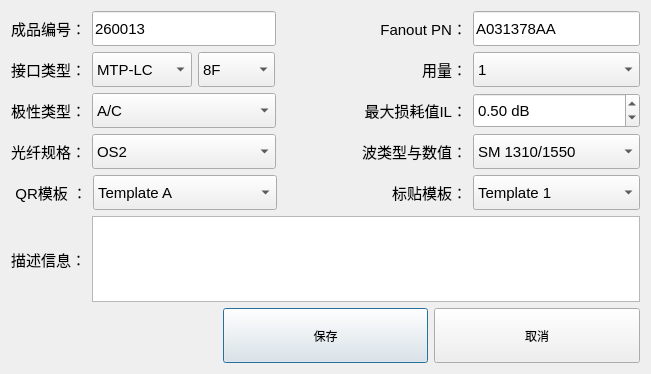
<?xml version="1.0" encoding="UTF-8"?>
<ui version="4.0">
 <class>NewTemDlg</class>
 <widget class="QDialog" name="NewTemDlg">
  <property name="geometry">
   <rect>
    <x>0</x>
    <y>0</y>
    <width>651</width>
    <height>374</height>
   </rect>
  </property>
  <property name="minimumSize">
   <size>
    <width>0</width>
    <height>55</height>
   </size>
  </property>
  <property name="windowTitle">
   <string>Dialog</string>
  </property>
  <layout class="QGridLayout" name="gridLayout">
   <item row="0" column="0" colspan="3">
    <layout class="QHBoxLayout" name="horizontalLayout_34">
     <item>
      <layout class="QHBoxLayout" name="horizontalLayout_35">
       <item>
        <widget class="QLabel" name="labelPN_4">
         <property name="font">
          <font>
           <pointsize>11</pointsize>
          </font>
         </property>
         <property name="text">
          <string>成品编号：</string>
         </property>
        </widget>
       </item>
       <item>
        <widget class="QLineEdit" name="EditPN">
         <property name="minimumSize">
          <size>
           <width>184</width>
           <height>35</height>
          </size>
         </property>
         <property name="font">
          <font>
           <pointsize>11</pointsize>
          </font>
         </property>
         <property name="text">
          <string>260013</string>
         </property>
        </widget>
       </item>
      </layout>
     </item>
     <item>
      <spacer name="horizontalSpacer_16">
       <property name="orientation">
        <enum>Qt::Horizontal</enum>
       </property>
       <property name="sizeHint" stdset="0">
        <size>
         <width>40</width>
         <height>20</height>
        </size>
       </property>
      </spacer>
     </item>
     <item>
      <layout class="QHBoxLayout" name="horizontalLayout_36">
       <item>
        <widget class="QLabel" name="labelPartCode_4">
         <property name="minimumSize">
          <size>
           <width>167</width>
           <height>0</height>
          </size>
         </property>
         <property name="font">
          <font>
           <pointsize>11</pointsize>
          </font>
         </property>
         <property name="layoutDirection">
          <enum>Qt::RightToLeft</enum>
         </property>
         <property name="frameShape">
          <enum>QFrame::NoFrame</enum>
         </property>
         <property name="text">
          <string>Fanout PN：</string>
         </property>
         <property name="alignment">
          <set>Qt::AlignRight|Qt::AlignTrailing|Qt::AlignVCenter</set>
         </property>
        </widget>
       </item>
       <item>
        <widget class="QLineEdit" name="FanoutPN">
         <property name="minimumSize">
          <size>
           <width>167</width>
           <height>35</height>
          </size>
         </property>
         <property name="font">
          <font>
           <pointsize>11</pointsize>
          </font>
         </property>
         <property name="text">
          <string>A031378AA</string>
         </property>
        </widget>
       </item>
      </layout>
     </item>
    </layout>
   </item>
   <item row="3" column="0" colspan="3">
    <layout class="QHBoxLayout" name="horizontalLayout_42">
     <item>
      <layout class="QHBoxLayout" name="layoutFiberSpec_7">
       <item>
        <widget class="QLabel" name="labelFiberSpec_7">
         <property name="font">
          <font>
           <pointsize>11</pointsize>
          </font>
         </property>
         <property name="text">
          <string>光纤规格：</string>
         </property>
        </widget>
       </item>
       <item>
        <widget class="QComboBox" name="FiberSpec">
         <property name="sizePolicy">
          <sizepolicy hsizetype="Preferred" vsizetype="Minimum">
           <horstretch>0</horstretch>
           <verstretch>0</verstretch>
          </sizepolicy>
         </property>
         <property name="minimumSize">
          <size>
           <width>184</width>
           <height>35</height>
          </size>
         </property>
         <property name="font">
          <font>
           <pointsize>11</pointsize>
          </font>
         </property>
         <item>
          <property name="text">
           <string>OS2</string>
          </property>
         </item>
         <item>
          <property name="text">
           <string>OM4 Aqua</string>
          </property>
         </item>
         <item>
          <property name="text">
           <string>OM4 HV</string>
          </property>
         </item>
         <item>
          <property name="text">
           <string>OM5</string>
          </property>
         </item>
        </widget>
       </item>
      </layout>
     </item>
     <item>
      <spacer name="horizontalSpacer_19">
       <property name="orientation">
        <enum>Qt::Horizontal</enum>
       </property>
       <property name="sizeHint" stdset="0">
        <size>
         <width>40</width>
         <height>20</height>
        </size>
       </property>
      </spacer>
     </item>
     <item>
      <layout class="QHBoxLayout" name="layoutWave_7">
       <item>
        <widget class="QLabel" name="labelWave_7">
         <property name="minimumSize">
          <size>
           <width>167</width>
           <height>0</height>
          </size>
         </property>
         <property name="font">
          <font>
           <pointsize>11</pointsize>
          </font>
         </property>
         <property name="layoutDirection">
          <enum>Qt::RightToLeft</enum>
         </property>
         <property name="text">
          <string>波类型与数值：</string>
         </property>
         <property name="alignment">
          <set>Qt::AlignRight|Qt::AlignTrailing|Qt::AlignVCenter</set>
         </property>
        </widget>
       </item>
       <item>
        <widget class="QComboBox" name="WaveLambda">
         <property name="minimumSize">
          <size>
           <width>167</width>
           <height>35</height>
          </size>
         </property>
         <property name="font">
          <font>
           <pointsize>11</pointsize>
          </font>
         </property>
         <item>
          <property name="text">
           <string>SM 1310/1550</string>
          </property>
         </item>
         <item>
          <property name="text">
           <string>MM 850/1300</string>
          </property>
         </item>
        </widget>
       </item>
      </layout>
     </item>
    </layout>
   </item>
   <item row="6" column="1">
    <widget class="QPushButton" name="saveBtn">
     <property name="minimumSize">
      <size>
       <width>0</width>
       <height>55</height>
      </size>
     </property>
     <property name="text">
      <string>保存</string>
     </property>
    </widget>
   </item>
   <item row="4" column="0" colspan="3">
    <layout class="QHBoxLayout" name="horizontalLayout_43">
     <item>
      <layout class="QHBoxLayout" name="layoutFiberSpec_8">
       <item>
        <widget class="QLabel" name="labelFiberSpec_8">
         <property name="font">
          <font>
           <pointsize>11</pointsize>
          </font>
         </property>
         <property name="text">
          <string> QR模板 ：</string>
         </property>
         <property name="alignment">
          <set>Qt::AlignRight|Qt::AlignTrailing|Qt::AlignVCenter</set>
         </property>
        </widget>
       </item>
       <item>
        <widget class="QComboBox" name="QRTem">
         <property name="sizePolicy">
          <sizepolicy hsizetype="Preferred" vsizetype="Minimum">
           <horstretch>0</horstretch>
           <verstretch>0</verstretch>
          </sizepolicy>
         </property>
         <property name="minimumSize">
          <size>
           <width>184</width>
           <height>35</height>
          </size>
         </property>
         <property name="font">
          <font>
           <pointsize>11</pointsize>
          </font>
         </property>
         <item>
          <property name="text">
           <string>Template A</string>
          </property>
         </item>
         <item>
          <property name="text">
           <string>Template B</string>
          </property>
         </item>
         <item>
          <property name="text">
           <string>Template C</string>
          </property>
         </item>
        </widget>
       </item>
      </layout>
     </item>
     <item>
      <spacer name="horizontalSpacer_20">
       <property name="orientation">
        <enum>Qt::Horizontal</enum>
       </property>
       <property name="sizeHint" stdset="0">
        <size>
         <width>40</width>
         <height>20</height>
        </size>
       </property>
      </spacer>
     </item>
     <item>
      <layout class="QHBoxLayout" name="layoutWave_8">
       <item>
        <widget class="QLabel" name="labelWave_8">
         <property name="minimumSize">
          <size>
           <width>167</width>
           <height>0</height>
          </size>
         </property>
         <property name="font">
          <font>
           <pointsize>11</pointsize>
          </font>
         </property>
         <property name="layoutDirection">
          <enum>Qt::RightToLeft</enum>
         </property>
         <property name="text">
          <string>标贴模板：</string>
         </property>
         <property name="alignment">
          <set>Qt::AlignRight|Qt::AlignTrailing|Qt::AlignVCenter</set>
         </property>
        </widget>
       </item>
       <item>
        <widget class="QComboBox" name="LabelTem">
         <property name="minimumSize">
          <size>
           <width>167</width>
           <height>35</height>
          </size>
         </property>
         <property name="font">
          <font>
           <pointsize>11</pointsize>
          </font>
         </property>
         <item>
          <property name="text">
           <string>Template 1</string>
          </property>
         </item>
         <item>
          <property name="text">
           <string>Template 2</string>
          </property>
         </item>
         <item>
          <property name="text">
           <string>Template 3</string>
          </property>
         </item>
         <item>
          <property name="text">
           <string>Template 4</string>
          </property>
         </item>
         <item>
          <property name="text">
           <string>Template 5</string>
          </property>
         </item>
         <item>
          <property name="text">
           <string>Template 6</string>
          </property>
         </item>
        </widget>
       </item>
      </layout>
     </item>
    </layout>
   </item>
   <item row="2" column="0" colspan="3">
    <layout class="QHBoxLayout" name="horizontalLayout_41">
     <item>
      <layout class="QHBoxLayout" name="layoutPolarity_4">
       <item>
        <widget class="QLabel" name="labelPolarity_4">
         <property name="font">
          <font>
           <pointsize>11</pointsize>
          </font>
         </property>
         <property name="text">
          <string>极性类型：</string>
         </property>
        </widget>
       </item>
       <item>
        <widget class="QComboBox" name="Polarity">
         <property name="minimumSize">
          <size>
           <width>184</width>
           <height>35</height>
          </size>
         </property>
         <property name="font">
          <font>
           <pointsize>11</pointsize>
          </font>
         </property>
         <item>
          <property name="text">
           <string>A/C</string>
          </property>
         </item>
         <item>
          <property name="text">
           <string>Universal</string>
          </property>
         </item>
        </widget>
       </item>
       <item>
        <spacer name="horizontalSpacer_18">
         <property name="orientation">
          <enum>Qt::Horizontal</enum>
         </property>
         <property name="sizeHint" stdset="0">
          <size>
           <width>40</width>
           <height>20</height>
          </size>
         </property>
        </spacer>
       </item>
      </layout>
     </item>
     <item>
      <layout class="QHBoxLayout" name="layoutFiberCount_4">
       <item>
        <widget class="QLabel" name="labelIL_4">
         <property name="minimumSize">
          <size>
           <width>167</width>
           <height>0</height>
          </size>
         </property>
         <property name="font">
          <font>
           <pointsize>11</pointsize>
          </font>
         </property>
         <property name="layoutDirection">
          <enum>Qt::RightToLeft</enum>
         </property>
         <property name="text">
          <string>最大损耗值IL：</string>
         </property>
         <property name="alignment">
          <set>Qt::AlignRight|Qt::AlignTrailing|Qt::AlignVCenter</set>
         </property>
        </widget>
       </item>
       <item>
        <widget class="QDoubleSpinBox" name="ILMax">
         <property name="minimumSize">
          <size>
           <width>167</width>
           <height>35</height>
          </size>
         </property>
         <property name="font">
          <font>
           <pointsize>11</pointsize>
          </font>
         </property>
         <property name="suffix">
          <string> dB</string>
         </property>
         <property name="maximum">
          <double>1.000000000000000</double>
         </property>
         <property name="value">
          <double>0.500000000000000</double>
         </property>
        </widget>
       </item>
      </layout>
     </item>
    </layout>
   </item>
   <item row="6" column="2">
    <widget class="QPushButton" name="cancelBtn">
     <property name="minimumSize">
      <size>
       <width>0</width>
       <height>55</height>
      </size>
     </property>
     <property name="text">
      <string>取消</string>
     </property>
    </widget>
   </item>
   <item row="1" column="0" colspan="3">
    <layout class="QHBoxLayout" name="horizontalLayout_37">
     <item>
      <layout class="QHBoxLayout" name="horizontalLayout_38">
       <item>
        <widget class="QLabel" name="labelInterface_4">
         <property name="font">
          <font>
           <pointsize>11</pointsize>
          </font>
         </property>
         <property name="text">
          <string>接口类型：</string>
         </property>
        </widget>
       </item>
       <item>
        <layout class="QHBoxLayout" name="horizontalLayout_39">
         <item>
          <widget class="QComboBox" name="Interface">
           <property name="minimumSize">
            <size>
             <width>100</width>
             <height>35</height>
            </size>
           </property>
           <property name="font">
            <font>
             <pointsize>11</pointsize>
            </font>
           </property>
           <item>
            <property name="text">
             <string>MTP-LC</string>
            </property>
           </item>
           <item>
            <property name="text">
             <string>MTP-SN</string>
            </property>
           </item>
           <item>
            <property name="text">
             <string>MTP-MDC</string>
            </property>
           </item>
          </widget>
         </item>
         <item>
          <widget class="QComboBox" name="FiberCount">
           <property name="minimumSize">
            <size>
             <width>77</width>
             <height>35</height>
            </size>
           </property>
           <property name="font">
            <font>
             <pointsize>11</pointsize>
            </font>
           </property>
           <item>
            <property name="text">
             <string>8F</string>
            </property>
           </item>
           <item>
            <property name="text">
             <string>12F</string>
            </property>
           </item>
           <item>
            <property name="text">
             <string>16F</string>
            </property>
           </item>
          </widget>
         </item>
        </layout>
       </item>
      </layout>
     </item>
     <item>
      <spacer name="horizontalSpacer_17">
       <property name="orientation">
        <enum>Qt::Horizontal</enum>
       </property>
       <property name="sizeType">
        <enum>QSizePolicy::Expanding</enum>
       </property>
       <property name="sizeHint" stdset="0">
        <size>
         <width>45</width>
         <height>20</height>
        </size>
       </property>
      </spacer>
     </item>
     <item>
      <layout class="QHBoxLayout" name="horizontalLayout_40">
       <item>
        <widget class="QLabel" name="labelFiberCount_4">
         <property name="minimumSize">
          <size>
           <width>167</width>
           <height>0</height>
          </size>
         </property>
         <property name="font">
          <font>
           <pointsize>11</pointsize>
          </font>
         </property>
         <property name="layoutDirection">
          <enum>Qt::RightToLeft</enum>
         </property>
         <property name="text">
          <string>用量：</string>
         </property>
         <property name="alignment">
          <set>Qt::AlignRight|Qt::AlignTrailing|Qt::AlignVCenter</set>
         </property>
        </widget>
       </item>
       <item>
        <widget class="QComboBox" name="FanoutCount">
         <property name="minimumSize">
          <size>
           <width>167</width>
           <height>35</height>
          </size>
         </property>
         <property name="font">
          <font>
           <pointsize>11</pointsize>
          </font>
         </property>
         <item>
          <property name="text">
           <string>1</string>
          </property>
         </item>
         <item>
          <property name="text">
           <string>2</string>
          </property>
         </item>
         <item>
          <property name="text">
           <string>4</string>
          </property>
         </item>
        </widget>
       </item>
      </layout>
     </item>
    </layout>
   </item>
   <item row="5" column="0" colspan="3">
    <layout class="QHBoxLayout" name="horizontalLayout_44">
     <item>
      <widget class="QLabel" name="labelDesc_4">
       <property name="font">
        <font>
         <pointsize>11</pointsize>
        </font>
       </property>
       <property name="text">
        <string>描述信息：</string>
       </property>
      </widget>
     </item>
     <item>
      <widget class="QTextEdit" name="EditDesc">
       <property name="font">
        <font>
         <pointsize>11</pointsize>
        </font>
       </property>
       <property name="html">
        <string>&lt;!DOCTYPE HTML PUBLIC &quot;-//W3C//DTD HTML 4.0//EN&quot; &quot;http://www.w3.org/TR/REC-html40/strict.dtd&quot;&gt;
&lt;html&gt;&lt;head&gt;&lt;meta name=&quot;qrichtext&quot; content=&quot;1&quot; /&gt;&lt;meta charset=&quot;utf-8&quot; /&gt;&lt;style type=&quot;text/css&quot;&gt;
p, li { white-space: pre-wrap; }
hr { height: 1px; border-width: 0; }
li.unchecked::marker { content: &quot;\2610&quot;; }
li.checked::marker { content: &quot;\2612&quot;; }
&lt;/style&gt;&lt;/head&gt;&lt;body style=&quot; font-family:'Microsoft YaHei UI'; font-size:11pt; font-weight:400; font-style:normal;&quot;&gt;
&lt;p style=&quot;-qt-paragraph-type:empty; margin-top:0px; margin-bottom:0px; margin-left:0px; margin-right:0px; -qt-block-indent:0; text-indent:0px;&quot;&gt;&lt;br /&gt;&lt;/p&gt;&lt;/body&gt;&lt;/html&gt;</string>
       </property>
      </widget>
     </item>
    </layout>
   </item>
  </layout>
 </widget>
 <resources/>
 <connections/>
</ui>
